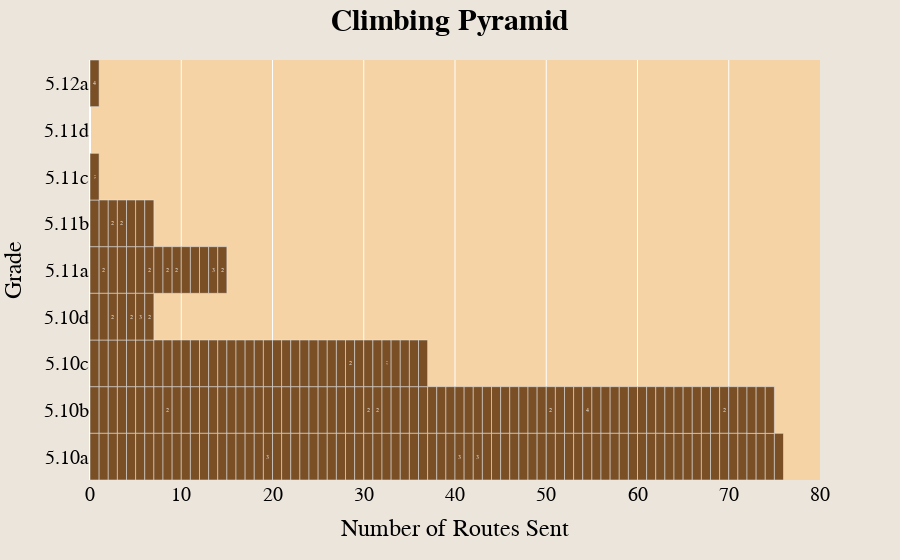

Notebook code cell kept with this figure:
### Code cell
fig = px.bar(df_clean_sends, y="Rating", orientation='h', category_orders={"Rating": YDS_GRADES_LETTER[::-1]}, text='Attempts', custom_data=['Route Formatted', 'Date Formatted', 'Location Formatted', 'Length', 'Avg Stars']) # The [::-1] is an inverse slice
fig.update_layout(font={'family':'Courier New', 'color':'black', 'size':20}, title={'text':'<b>Climbing Pyramid</b>', 'x':0.5, 'font_size':30}, xaxis={'title': 'Number of Routes Sent'}, yaxis={'title': 'Grade'}, paper_bgcolor='#ece5dc', plot_bgcolor='#F5D3A5', bargap=0)
fig.update_traces(marker_color='#7A4F25', textposition = "inside", textfont={"color": 'White', "size": 12, "family": 'Arial Black'},  hovertemplate='Name: %{customdata[0]}<br>Date: %{customdata[1]}<br>Location: %{customdata[2]}<br>Length: %{customdata[3]}ft<br>Avg Stars: %{customdata[4]}')
# fig.update_traces(marker_color=list(map(lambda x: '#7A4F25' if (x=='') else '#bf9315', df_clean_sends['Attempts'])), textposition = "inside",  hovertemplate='Name: %{customdata[0]}<br>Date: %{customdata[1]}<br>Location: %{customdata[2]}<br>Length: %{customdata[3]}ft<br>Avg Stars: %{customdata[4]}')

### Figure 1 — Plotly figure (JSON) as saved in the notebook; plotly's stock layout.template omitted (floating-point values rounded to 4 significant figures; data arrays with more than 128 entries replaced by an {"elided": "..."} marker saying what was removed)
{"data": [{"alignmentgroup": "True", "customdata": {"elided": "219x5 mixed values"}, "hovertemplate": "Name: %{customdata[0]}<br>Date: %{customdata[1]}<br>Location: %{customdata[2]}<br>Length: %{customdata[3]}ft<br>Avg Stars: %{customdata[4]}", "legendgroup": "", "marker": {"color": "#7A4F25", "pattern": {"shape": ""}}, "name": "", "offsetgroup": "", "orientation": "h", "showlegend": false, "text": {"elided": "219 mixed values"}, "textfont": {"color": "White", "family": "Arial Black", "size": 12}, "textposition": "inside", "type": "bar", "x": {"elided": "219 int values"}, "xaxis": "x", "y": {"elided": "219 str values"}, "yaxis": "y"}], "layout": {"bargap": 0, "barmode": "relative", "font": {"color": "black", "family": "Courier New", "size": 20}, "legend": {"tracegroupgap": 0}, "margin": {"t": 60}, "paper_bgcolor": "#ece5dc", "plot_bgcolor": "#F5D3A5", "title": {"font": {"size": 30}, "text": "<b>Climbing Pyramid</b>", "x": 0.5}, "xaxis": {"anchor": "y", "domain": [0, 1], "title": {"text": "Number of Routes Sent"}}, "yaxis": {"anchor": "x", "categoryarray": ["5.0", "5.1", "5.2", "5.3", "5.4", "5.5", "5.6", "5.7", "5.8", "5.9", "5.10a", "5.10b", "5.10c", "5.10d", "5.11a", "5.11b", "5.11c", "5.11d", "5.12a", "5.12b", "5.12c", "5.12d", "5.13a", "5.13b", "5.13c", "5.13d", "5.14a", "5.14b", "5.14c", "5.14d", "5.15a", "5.15b", "5.15c", "5.15d"], "categoryorder": "array", "domain": [0, 1], "title": {"text": "Grade"}}}}
